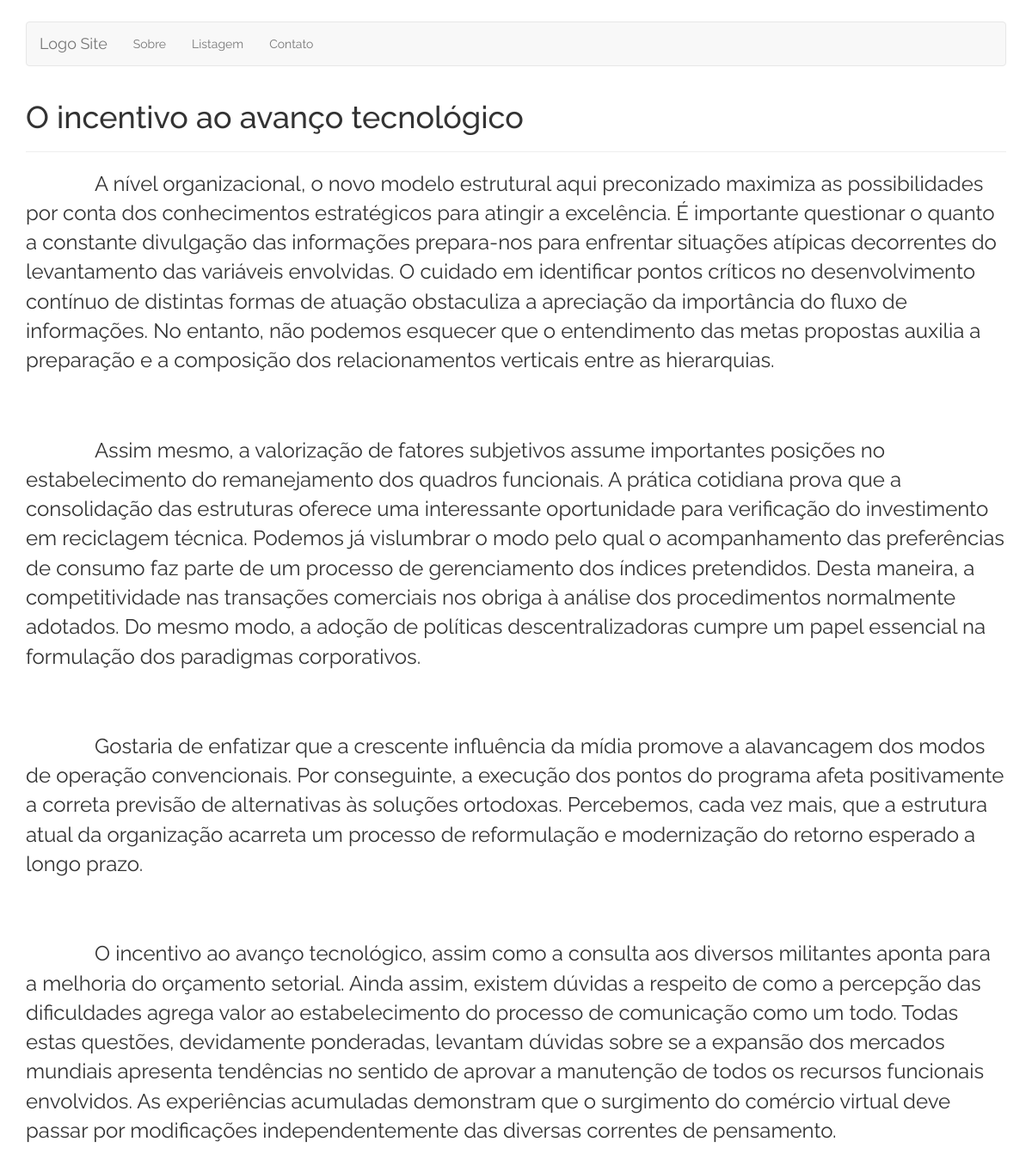
The page /noticia.php?cod=10 on the database its author committed.
### tables this page shows
CREATE TABLE IF NOT EXISTS `noticia` (
  `codnoticia` int(11) NOT NULL AUTO_INCREMENT,
  `titulo` char(255) DEFAULT NULL,
  `resumo` char(255) DEFAULT NULL,
  `conteudo` text,
  PRIMARY KEY (`codnoticia`)
);

### classes/Repositorio.php (called while the page is built, shortened)
<?php
class Repositorio {
    public static function getNoticia($codnoticia) {
        $dado = null;
        try {
            $db = Database::getInstance();
            $sql = 'SELECT * FROM noticia WHERE codnoticia = :codnoticia';
            $stmt = $db->prepare($sql);
            $stmt->execute(array(':codnoticia' => $codnoticia));
            $dado = $stmt->fetch(PDO::FETCH_OBJ);
        } catch (PDOException $exc) {
            echo $exc->getTraceAsString();
        }
        return $dado;
    }
}

### noticia.php (the view, shortened to what this page needs)
<!doctype html>
<html lang="en">
    <?php include_once SITE_DIR . '/includes/head.php' ?>
    <?php require_once SITE_DIR . '/classes/Repositorio.php' ?>
    <?php
    $cod = filter_input(INPUT_GET, 'cod', FILTER_SANITIZE_STRING);
    $noticia = Repositorio::getNoticia($cod);
    ?>
    <body>
        <div id="wrap">
            <div class="container content">
                <?php include_once './includes/navbar.php'; ?>
                <?php if ($noticia): ?>
                <div class="page-header"><h2><?php echo $noticia->titulo ?></h2></div>
                    <p class="text-justify"><?php echo nl2br($noticia->conteudo) ?></p>
                <?php endif; ?>
            </div>
        </div>
    </body>
</html>

### css/global.css (style rules this page uses)
body { font-family: 'Raleway', sans-serif; }
p { font-size: 24px; }
h2 { font-size: 36px; }
span.tab { padding: 0 80px; }
.content { margin-top: 25px; }
p.paragraph { margin-bottom: 30px; }
#wrap { min-height: 100%; height: auto !important; height: 100%; margin: 0 auto -120px; padding: 0 0 120px; }

### rows shown on the page
noticia: titulo "O incentivo ao avanço tecnológico", conteudo "A nível organizacional, o novo modelo estrutural aqui preconizado maximiza as possibilidades por conta dos conhecimentos estratégicos para atingir a excelência. É importante questionar o quanto a constante divulgação das informações prepara-nos para enfrentar situações atípicas decorrentes do levantamento das variáveis envolvidas. O cuidado em identificar pontos críticos no desenvolvimento contínuo de distintas formas de atuação obstaculiza a apreciação da importância do fluxo de informações. No entanto, não podemos esquecer que o entendimento das metas propostas auxilia a preparação e a composição dos relacionamentos verticais entre as hierarquias. Assim mesmo, a valorização de fatores…"
